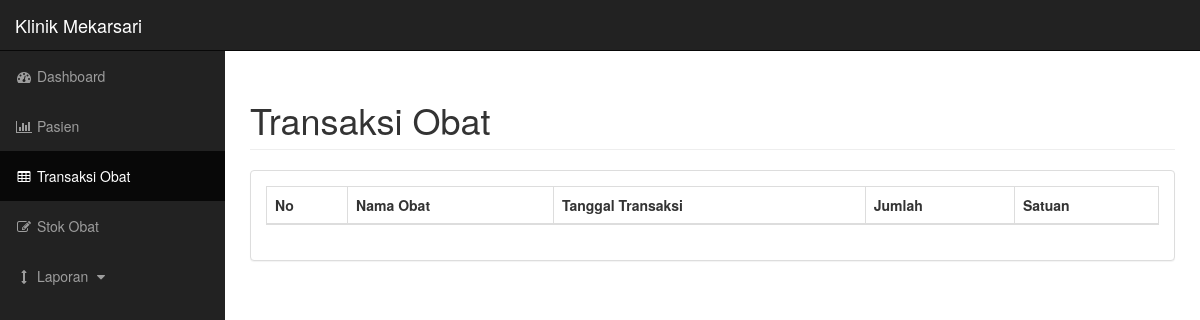
The app's page /transaksi.php, older data.
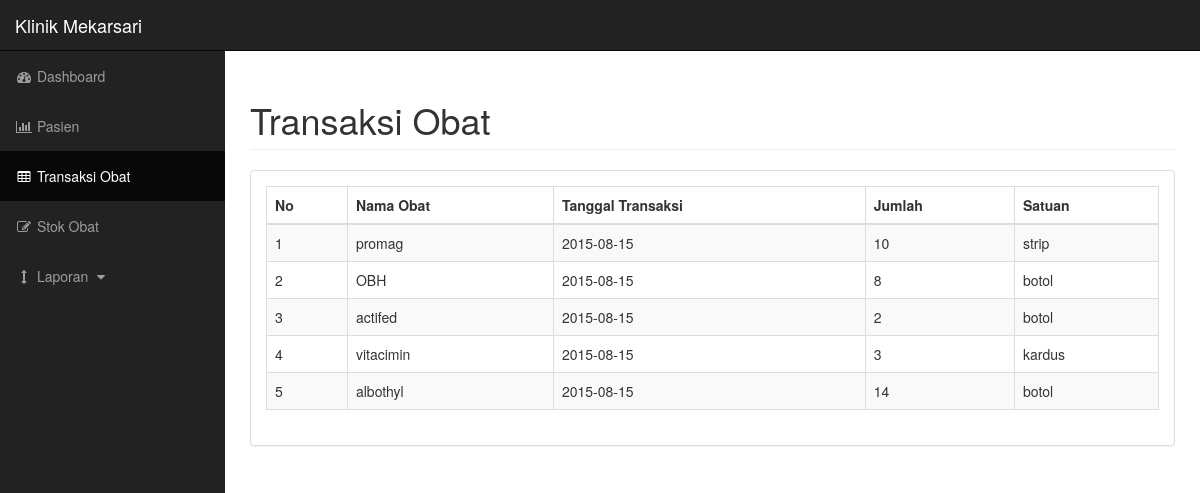
The same page, newer data.
### tables this page shows
CREATE TABLE IF NOT EXISTS `tob_transaksi_obat` (
  `tob_id` int(11) NOT NULL,
  `tob_mob_id` int(11) NOT NULL,
  `tob_tpa_id` int(11) NOT NULL,
  `tob_mob_jumlah` int(11) NOT NULL
);

CREATE TABLE IF NOT EXISTS `m_obat` (
  `mob_id` int(11) NOT NULL,
  `mob_nama_obat` text NOT NULL,
  `mob_tanggal_beli` date NOT NULL,
  `mob_jumlah` int(11) NOT NULL,
  `mob_satuan` text NOT NULL
);

CREATE TABLE IF NOT EXISTS `tpa_pasien` (
  `tpa_id` int(11) NOT NULL,
  `tpa_tanggal_berobat` date NOT NULL,
  `tpa_me_id` int(11) NOT NULL,
  `tpa_keterangan` text NOT NULL
);

### transaksi.php (the view, shortened to what this page needs)
<!DOCTYPE html>
<html lang="en">
<?php
	$query = mysql_query("select * from tob_transaksi_obat");
?>
<head>
    <link href="bower_components/bootstrap/dist/css/bootstrap.min.css" rel="stylesheet">
    <link href="bower_components/metisMenu/dist/metisMenu.min.css" rel="stylesheet">
    <link href="bower_components/datatables-plugins/integration/bootstrap/3/dataTables.bootstrap.css" rel="stylesheet">
    <link href="bower_components/datatables-responsive/css/dataTables.responsive.css" rel="stylesheet">
    <link href="bower_components/font-awesome/css/font-awesome.min.css" rel="stylesheet" type="text/css">
    <link href="css/sb-admin.css" rel="stylesheet">
</head>
<body>
    <div id="wrapper">
        <nav class="navbar navbar-inverse navbar-fixed-top" role="navigation">
            <div class="navbar-header">
                <a class="navbar-brand" href="index.php">Klinik Mekarsari</a>
            </div>
            <div class="collapse navbar-collapse navbar-ex1-collapse">
                <ul class="nav navbar-nav side-nav">
                    <li>
                        <a href="index.php"><i class="fa fa-fw fa-dashboard"></i> Dashboard</a>
                    </li>
                    <li>
                        <a href="pasien.php"><i class="fa fa-fw fa-bar-chart-o"></i> Pasien</a>
                    </li>
                    <li class="active">
                        <a href="transaksi.php"><i class="fa fa-fw fa-table"></i> Transaksi Obat</a>
                    </li>
                    <li>
                        <a href="stok.php"><i class="fa fa-fw fa-edit"></i> Stok Obat</a>
                    </li>
                    <li>
                        <a href="javascript:;" data-toggle="collapse" data-target="#demo"><i class="fa fa-fw fa-arrows-v"></i> Laporan <i class="fa fa-fw fa-caret-down"></i></a>
                    </li>
                </ul>
            </div>
        </nav>
        <div id="page-wrapper">
			<div class="container-fluid">
				<div class="row">
					<div class="col-lg-12">
						<h1 class="page-header">Transaksi Obat</h1>
					</div>
				</div>
				<div class="row">
					<div class="col-lg-12">
						<div class="panel panel-default">
							<div class="panel-body">
								<div class="dataTable_wrapper">
									<table class="table table-striped table-bordered table-hover" id="dataTables-example">
										<thead>
											<tr>
												<th>No</th>
												<th>Nama Obat</th>
												<th>Tanggal Transaksi</th>
												<th>Jumlah</th>
												<th>Satuan</th>
											</tr>
										</thead>
										<tbody>
											<?php
											$i = 0;
											while($row = mysql_fetch_array($query))
											{
												$mob_id = $row['tob_mob_id'];
												$tpa_id = $row['tob_tpa_id'];
												$qr = mysql_query("select * from m_obat where mob_id = '$mob_id'");
												$ro = mysql_fetch_array($qr);
												$qy = mysql_query("select * from tpa_pasien where tpa_id = '$tpa_id'");
												$rw = mysql_fetch_array($qy);
												$i++;
											?>
											<tr>
												<td><?php echo $i?></td>
												<td><?php echo $ro['mob_nama_obat']?></td>
												<td><?php echo $rw['tpa_tanggal_berobat']?></td>
												<td><?php echo $row['tob_mob_jumlah']?></td>
												<td><?php echo $ro['mob_satuan']?></td>
											</tr>
											<?php } ?>
										</tbody>
									</table>
								</div>
							</div>
						</div>
					</div>
				</div>
			</div>
        </div>
    </div>
</body>
</html>

Row changes from the older to the newer data that the page shows:
added tob_transaksi_obat: m_obat.mob_nama_obat "promag", tpa_pasien.tpa_tanggal_berobat "2015-08-15", tob_mob_jumlah "10", m_obat.mob_satuan "strip"
added tob_transaksi_obat: m_obat.mob_nama_obat "OBH", tpa_pasien.tpa_tanggal_berobat "2015-08-15", tob_mob_jumlah "8", m_obat.mob_satuan "botol"
added tob_transaksi_obat: m_obat.mob_nama_obat "actifed", tpa_pasien.tpa_tanggal_berobat "2015-08-15", tob_mob_jumlah "2", m_obat.mob_satuan "botol"
added tob_transaksi_obat: m_obat.mob_nama_obat "vitacimin", tpa_pasien.tpa_tanggal_berobat "2015-08-15", tob_mob_jumlah "3", m_obat.mob_satuan "kardus"
added tob_transaksi_obat: m_obat.mob_nama_obat "albothyl", tpa_pasien.tpa_tanggal_berobat "2015-08-15", tob_mob_jumlah "14", m_obat.mob_satuan "botol"
